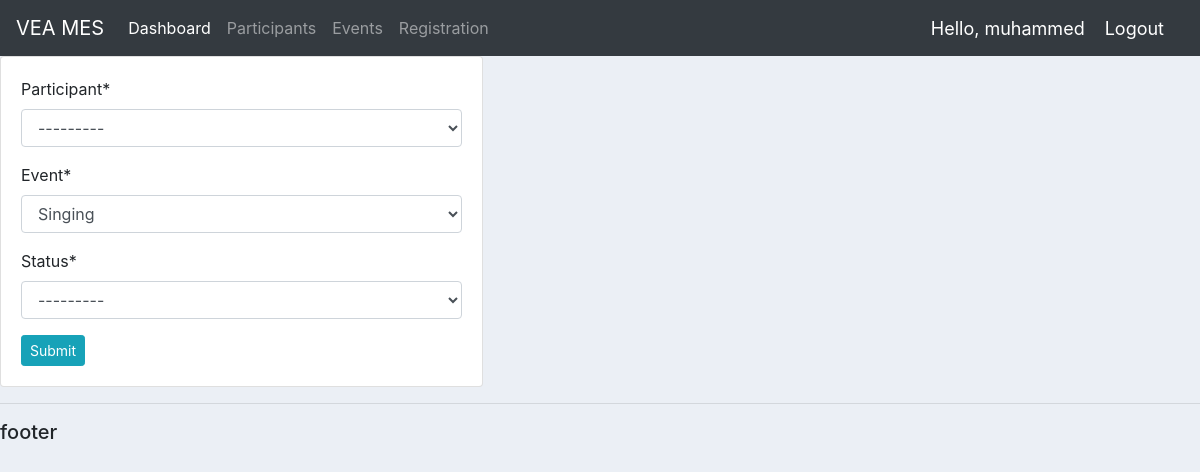
The page /update_event_member/6/ (signed in) on the database as committed earlier.
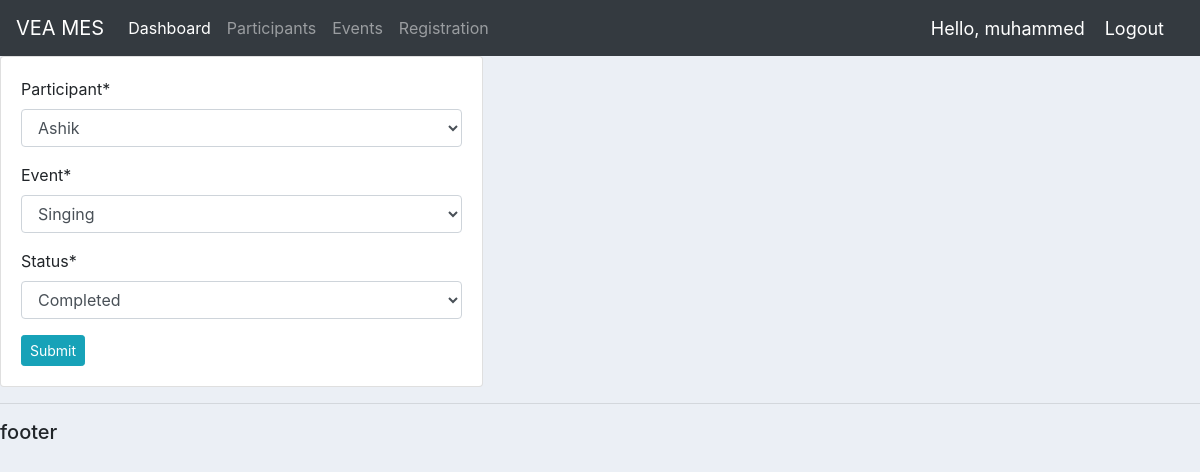
The same page on the database as committed later.
### accounts/models.py (models this page shows, shortened)
class Event_Member(models.Model):
    STATUS = (
        ('Pending', 'Pending'),
        ('Completed', 'Completed'),
        ('Absent', 'Absent'),
    )
    participant = models.ForeignKey(Participant, null=True, on_delete=models.CASCADE)
    event = models.ForeignKey(Event, null=True, on_delete=models.CASCADE)
    date_created = models.DateTimeField(auto_now_add=True, null=True)
    status = models.CharField(max_length=200, null=True, choices=STATUS)

### accounts/decorators.py (the view)
        def wrapper_func(request, *args, **kwargs):
            group = None
            if request.user.groups.exists():
                group = request.user.groups.all()[0].name
            if group in allowed_roles:
                return view_func(request, *args, **kwargs)
            else:
                return HttpResponse('You are not authorized to view this page')

### accounts/forms.py
class Event_MemberForm(ModelForm):
    class Meta:
        model = Event_Member
        fields = '__all__'

### accounts/models.py (called while the page is built)
    def __str__(self):
        return self.name

    def __str__(self):
        return self.name

### accounts/views.py (called while the page is built)
@login_required(login_url='login')
@allowed_users(allowed_roles=['admin'])
def updateEvent_Member(request, pk):
    event_member = Event_Member.objects.get(id=pk)
    form = Event_MemberForm(instance=event_member)
    if request.method == 'POST':
        form = Event_MemberForm(request.POST, instance=event_member)
        if form.is_valid():
            form.save()
            return redirect('/')
    context = {'form': form}
    return render(request, 'accounts/event_member_form.html', context)

### accounts/templates/accounts/event_member_form.html (shortened to what this page needs)
{%  extends 'accounts/main.html' %}
{% load crispy_forms_filters %}
{% load static %}
{% block content %}
<div class="row">
	<div class="col-md-5">
		<div class="card card-body">
			<form action="" method="POST">
				{{form|crispy}}
				<input class="btn btn-sm btn-info" type="submit" name="Submit">
			</form>
		</div>
	</div>
</div>
{% endblock %}

Rows that differ between the two databases and show on the page:
changed Event_Member "Singing": participant "---------" → "Ashik"; status "---------" → "Completed"
